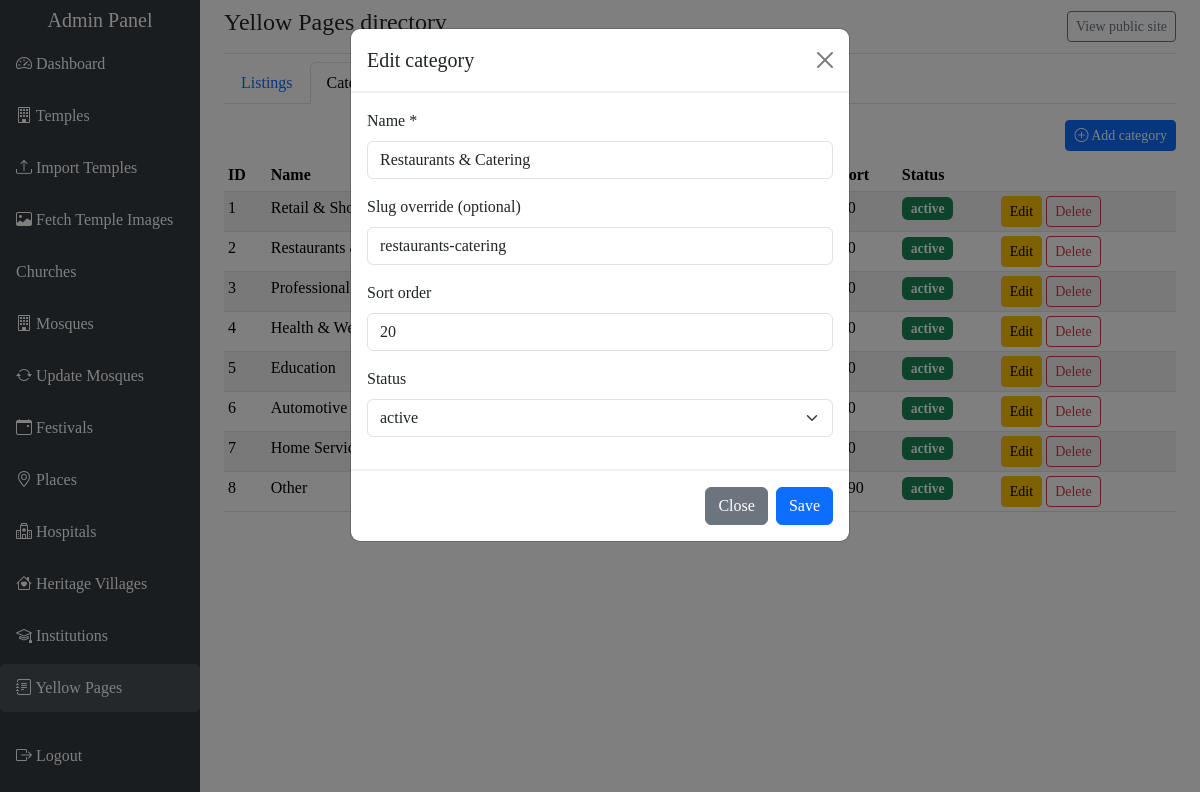
The page /admin/directory.php?tab=categories&edit_cat=2 (signed in) on the database its author committed.
### tables this page shows
CREATE TABLE IF NOT EXISTS `directory_categories` (
  `id` INT UNSIGNED NOT NULL AUTO_INCREMENT,
  `name` VARCHAR(160) NOT NULL,
  `slug` VARCHAR(180) NOT NULL,
  `sort_order` INT NOT NULL DEFAULT 0,
  `status` ENUM('active','inactive') NOT NULL DEFAULT 'active',
  `created_at` TIMESTAMP NOT NULL DEFAULT CURRENT_TIMESTAMP,
  PRIMARY KEY (`id`),
  UNIQUE KEY `uniq_directory_cat_slug` (`slug`),
  KEY `idx_directory_cat_status` (`status`,`sort_order`)
);

### config/security.php (called while the page is built, shortened)
<?php
function sanitizeInt($input, $min = null, $max = null) {
    $int = filter_var($input, FILTER_VALIDATE_INT);
    return $int;
}

### admin/directory.php (the view, shortened to what this page needs)
<?php
require_once __DIR__ . '/../config/security.php';
$conn = getDBConnection();
$activeTab = (isset($_GET['tab']) && $_GET['tab'] === 'categories') ? 'categories' : 'entries';
$catsRows = @$conn->query('SELECT * FROM directory_categories ORDER BY sort_order ASC, name ASC');
$categoriesList = ($catsRows) ? $catsRows->fetch_all(MYSQLI_ASSOC) : [];
$entriesRows = @$conn->query(
    'SELECT e.*, c.name AS category_name FROM directory_entries e
     LEFT JOIN directory_categories c ON c.id = e.category_id
     ORDER BY FIELD(e.status,\'pending\',\'active\',\'inactive\',\'rejected\'), e.id DESC'
);
$entriesList = ($entriesRows) ? $entriesRows->fetch_all(MYSQLI_ASSOC) : [];
$editCat = null;
if (isset($_GET['edit_cat'])) {
    $cid = sanitizeInt($_GET['edit_cat'], 1);
    if ($cid) {
        $st = $conn->prepare('SELECT * FROM directory_categories WHERE id = ?');
        $st->bind_param('i', $cid);
        $st->execute();
        $editCat = $st->get_result()->fetch_assoc() ?: null;
    }
}
?>
<!DOCTYPE html>
<html lang="en">
<head>
    <link href="https://cdn.jsdelivr.net/npm/bootstrap@5.3.2/dist/css/bootstrap.min.css" rel="stylesheet">
    <link rel="stylesheet" href="https://cdn.jsdelivr.net/npm/bootstrap-icons@1.11.3/font/bootstrap-icons.css">
    <link rel="stylesheet" href="<?php echo BASE_PATH; ?>/assets/css/style.css?v=<?php echo rawurlencode(STYLE_CSS_V); ?>">
</head>
<body class="admin-page">
    <div class="container-fluid">
        <div class="row">
            <?php include __DIR__ . '/includes/sidebar.php'; ?>
            <main class="col-md-9 ms-sm-auto col-lg-10 px-md-4">
                <div class="d-flex justify-content-between flex-wrap flex-md-nowrap align-items-center pt-2 pb-2 mb-2 border-bottom">
                    <h1 class="h4">Yellow Pages directory</h1>
                    <a href="<?php echo htmlspecialchars(BASE_PATH . '/yellow-pages.php'); ?>" class="btn btn-outline-secondary btn-sm" target="_blank" rel="noopener">View public site</a>
                </div>
                <ul class="nav nav-tabs mb-3">
                    <li class="nav-item">
                        <a class="nav-link <?php echo $activeTab === 'entries' ? 'active' : ''; ?>" href="?tab=entries">Listings</a>
                    </li>
                    <li class="nav-item">
                        <a class="nav-link <?php echo $activeTab === 'categories' ? 'active' : ''; ?>" href="?tab=categories">Categories</a>
                    </li>
                </ul>
                <?php if ($activeTab === 'entries'): ?>
                    <div class="d-flex justify-content-end mb-2">
                        <button type="button" class="btn btn-primary btn-sm" data-bs-toggle="modal" data-bs-target="#entryModal">
                            <i class="bi bi-plus-circle"></i> Add listing
                        </button>
                    </div>
                    <div class="table-responsive">
                        <table class="table table-striped table-hover table-sm align-middle">
                            <thead>
                                <tr>
                                    <th>ID</th>
                                    <th>Name</th>
                                    <th>Category</th>
                                    <th>Slug</th>
                                    <th>Status</th>
                                    <th>Submitter</th>
                                    <th></th>
                                </tr>
                            </thead>
                            <tbody>
                                <?php if (empty($entriesList)): ?>
                                    <tr><td colspan="7" class="text-center py-4">No listings yet. Import <code>database/directory_schema.sql</code> if tables are missing, or add listings above.</td></tr>
                                <?php else: ?>
                                    <?php foreach ($entriesList as $row): ?>
                                        <tr>
                                            <td><?php echo (int) $row['id']; ?></td>
                                            <td><?php echo htmlspecialchars($row['name']); ?><?php echo !empty($row['featured']) ? ' <span class="badge bg-warning text-dark">Feat</span>' : ''; ?></td>
                                            <td><?php echo htmlspecialchars($row['category_name'] ?? '—'); ?></td>
                                            <td><code class="small"><?php echo htmlspecialchars($row['slug']); ?></code></td>
                                            <td><span class="badge bg-<?php
                                                echo $row['status'] === 'active' ? 'success' : ($row['status'] === 'pending' ? 'warning text-dark' : 'secondary');
                                                ?>"><?php echo htmlspecialchars($row['status']); ?></span></td>
                                            <td class="small"><?php echo htmlspecialchars($row['submitter_email']); ?></td>
                                            <td class="text-nowrap">
                                                <a class="btn btn-sm btn-outline-primary" href="<?php echo htmlspecialchars(BASE_PATH . '/yellow-page.php?slug=' . rawurlencode($row['slug'])); ?>" target="_blank" rel="noopener">View</a>
                                                <a class="btn btn-sm btn-warning" href="?tab=entries&amp;edit_entry=<?php echo (int) $row['id']; ?>">Edit</a>
                                                <form method="post" class="d-inline" onsubmit="return confirm('Delete this listing?');">
                                                    <input type="hidden" name="csrf_token" value="<?php echo htmlspecialchars(generateCSRFToken(), ENT_QUOTES, 'UTF-8'); ?>">
                                                    <input type="hidden" name="form" value="entry_delete">
                                                    <input type="hidden" name="entry_id" value="<?php echo (int) $row['id']; ?>">
                                                    <button type="submit" class="btn btn-sm btn-danger">Delete</button>
                                                </form>
                                            </td>
                                        </tr>
                                    <?php endforeach; ?>
                                <?php endif; ?>
                            </tbody>
                        </table>
                    </div>
                <?php else: ?>
                    <div class="d-flex justify-content-end mb-2">
                        <button type="button" class="btn btn-primary btn-sm" data-bs-toggle="modal" data-bs-target="#catModal">
                            <i class="bi bi-plus-circle"></i> Add category
                        </button>
                    </div>
                    <div class="table-responsive">
                        <table class="table table-striped table-hover table-sm">
                            <thead>
                                <tr>
                                    <th>ID</th>
                                    <th>Name</th>
                                    <th>Slug</th>
                                    <th>Sort</th>
                                    <th>Status</th>
                                    <th></th>
                                </tr>
                            </thead>
                            <tbody>
                                <?php if (empty($categoriesList)): ?>
                                    <tr><td colspan="6" class="text-center py-4">No categories. Run <code>database/directory_schema.sql</code>.</td></tr>
                                <?php else: ?>
                                    <?php foreach ($categoriesList as $c): ?>
                                        <tr>
                                            <td><?php echo (int) $c['id']; ?></td>
                                            <td><?php echo htmlspecialchars($c['name']); ?></td>
                                            <td><code class="small"><?php echo htmlspecialchars($c['slug']); ?></code></td>
                                            <td><?php echo (int) $c['sort_order']; ?></td>
                                            <td><span class="badge bg-<?php echo $c['status'] === 'active' ? 'success' : 'secondary'; ?>"><?php echo htmlspecialchars($c['status']); ?></span></td>
                                            <td class="text-nowrap">
                                                <a class="btn btn-sm btn-warning" href="?tab=categories&amp;edit_cat=<?php echo (int) $c['id']; ?>">Edit</a>
                                                <form method="post" class="d-inline" onsubmit="return confirm('Delete category?');">
                                                    <button type="submit" class="btn btn-sm btn-outline-danger">Delete</button>
                                                </form>
                                            </td>
                                        </tr>
                                    <?php endforeach; ?>
                                <?php endif; ?>
                            </tbody>
                        </table>
                    </div>
                <?php endif; ?>
            </main>
        </div>
    </div>
    <div class="modal fade" id="catModal" tabindex="-1">
        <div class="modal-dialog">
            <div class="modal-content">
                <form method="post">
                    <div class="modal-header">
                        <h5 class="modal-title"><?php echo $editCat ? 'Edit category' : 'Add category'; ?></h5>
                        <button type="button" class="btn-close" data-bs-dismiss="modal"></button>
                    </div>
                    <div class="modal-body">
                        <div class="mb-3">
                            <label class="form-label">Name *</label>
                            <input type="text" name="cat_name" class="form-control" required maxlength="160" value="<?php echo $editCat ? htmlspecialchars($editCat['name']) : ''; ?>">
                        </div>
                        <div class="mb-3">
                            <label class="form-label">Slug override (optional)</label>
                            <input type="text" name="cat_slug" class="form-control" maxlength="180" value="<?php echo $editCat ? htmlspecialchars($editCat['slug']) : ''; ?>">
                        </div>
                        <div class="mb-3">
                            <label class="form-label">Sort order</label>
                            <input type="number" name="cat_sort" class="form-control" min="0" value="<?php echo $editCat ? (int) $editCat['sort_order'] : 0; ?>">
                        </div>
                        <div class="mb-3">
                            <label class="form-label">Status</label>
                            <select name="cat_status" class="form-select">
                                <?php foreach (['active', 'inactive'] as $cs):
                                    $sel = $editCat && $editCat['status'] === $cs ? ' selected' : ''; ?>
                                    <option value="<?php echo htmlspecialchars($cs); ?>"<?php echo $sel; ?>><?php echo htmlspecialchars($cs); ?></option>
                                <?php endforeach; ?>
                            </select>
                        </div>
                    </div>
                    <div class="modal-footer">
                        <button type="button" class="btn btn-secondary" data-bs-dismiss="modal">Close</button>
                        <button type="submit" class="btn btn-primary">Save</button>
                    </div>
                </form>
            </div>
        </div>
    </div>
</body>
</html>

### rows shown on the page
directory_categories: id "1", name "Retail & Shops", status "active"
directory_categories: id "2", name "Restaurants & Catering", status "active", cat_name "Restaurants & Catering", cat_slug "restaurants-catering", cat_sort "20"
directory_categories: id "3", name "Professional Services", status "active"
directory_categories: id "4", name "Health & Wellness", status "active"
directory_categories: id "5", name "Education", status "active"
directory_categories: id "6", name "Automotive", status "active"
directory_categories: id "7", name "Home Services", status "active"
directory_categories: id "8", name "Other", sort_order "990", status "active"

### other values the page prints
form field cat_status "active"
